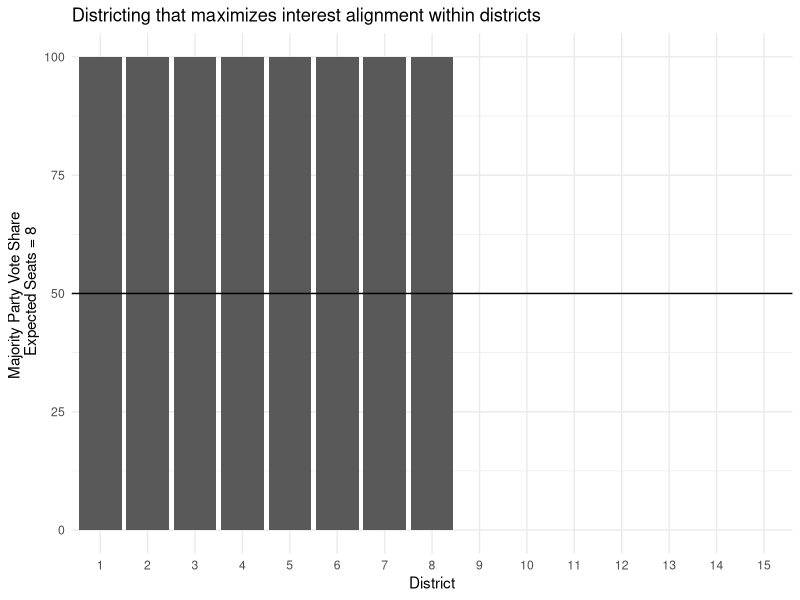
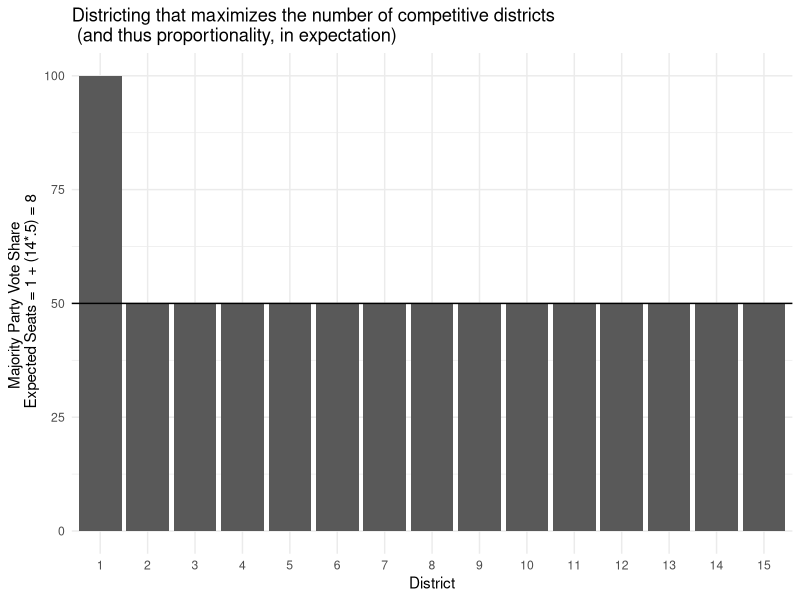
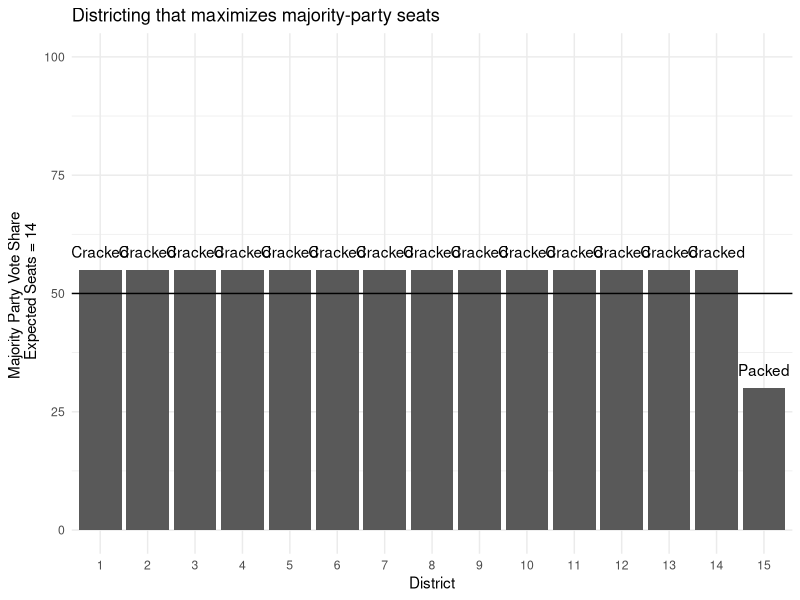
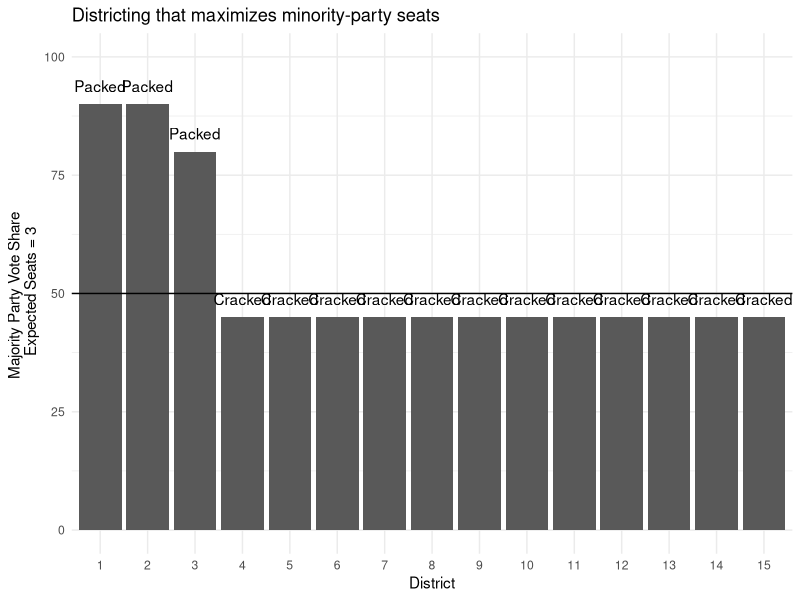
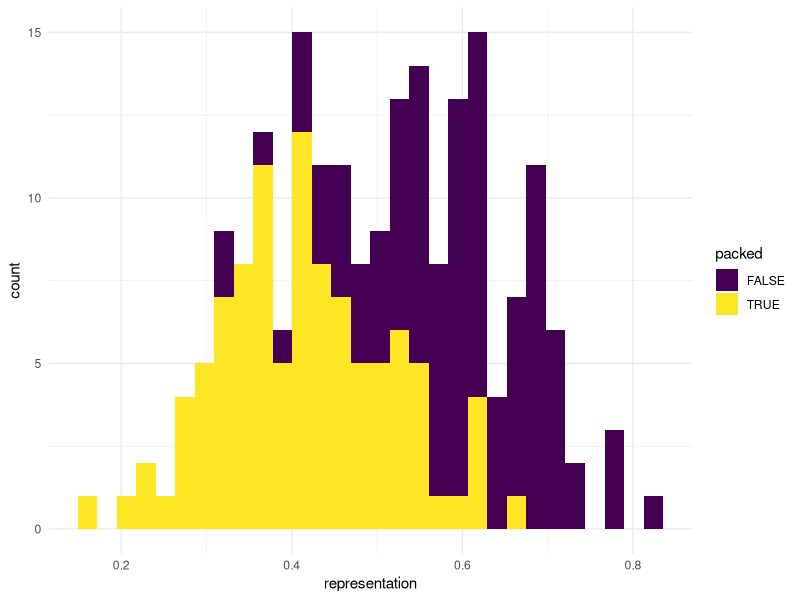
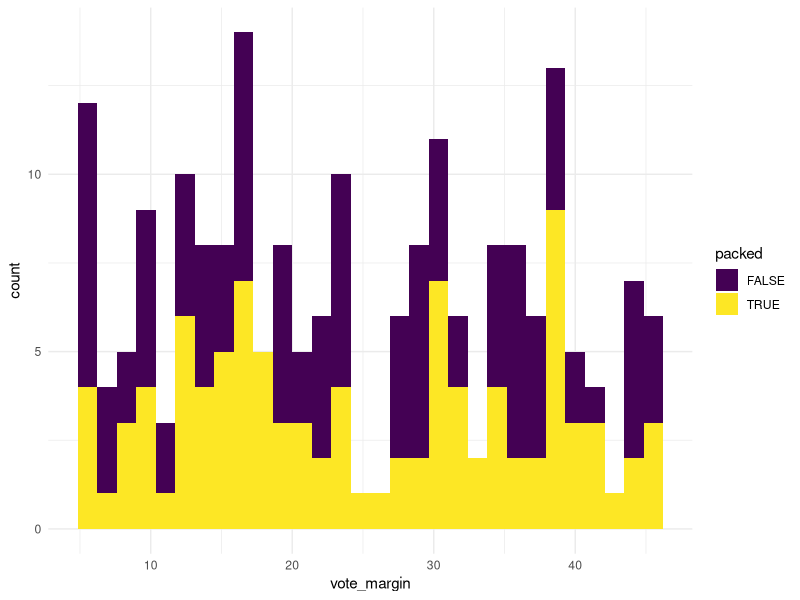
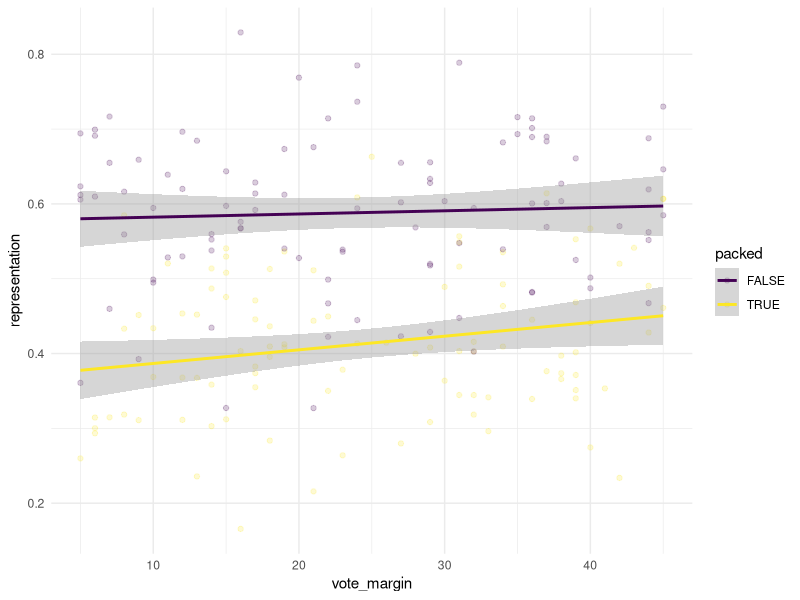
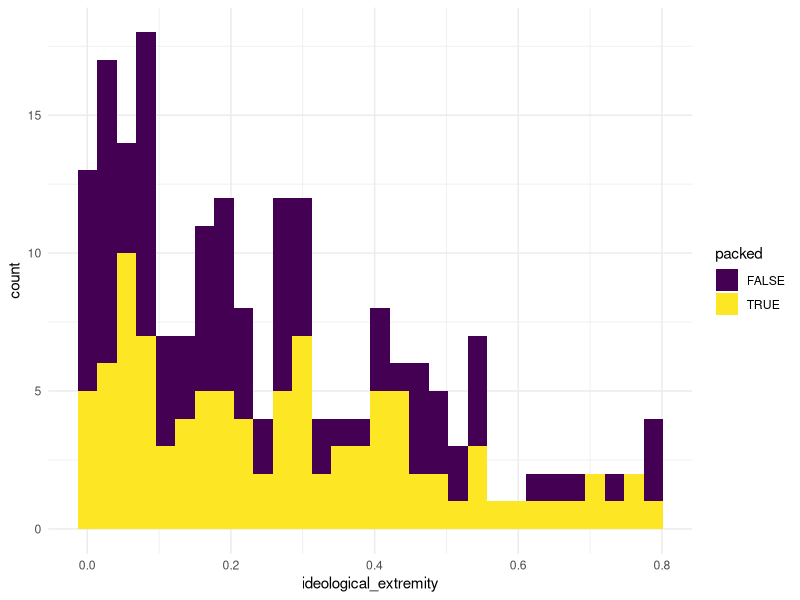

Recreate these plots in R, in order.
## ---- chunk 1
knitr::opts_chunk$set(echo = TRUE, 
                      cache = FALSE, 
                      fig.width=8.5, 
                      split = T,
                      fig.align = 'center', 
                      fig.path='figs/',
                      warning=FALSE, 
                      message=FALSE)


library(tidyverse)
library(magrittr)
library(knitr)
library(kableExtra)
library(here)
library(broom)

library(ggplot2); theme_set(theme_minimal())
  options(
    ggplot2.continuous.color = "viridis",
    ggplot2.continuous.fill = "viridis"
  )
  scale_color_discrete <- function(...)
    scale_color_viridis_d(...)
  scale_fill_discrete <- function(...)
    scale_fill_viridis_d(...)
  
kablebox <- . %>%  knitr::kable() %>% 
  kable_styling() %>% 
  scroll_box(height = "400px")
## ---- chunk 2
# imagined data maximizing interest coherence 
interest <- tibble(district = 1:15,
                   majority_party_vote = c(rep(100,8), 
                                      rep(0,7)) ) %>%
  mutate(minority_party_vote = 100-majority_party_vote)

# imagined data maximizing competitiveness
competitive <- tibble(district = 1:15,
                      majority_party_vote = c(100,
                                         rep(50,14)  )) %>%
  mutate(minority_party_vote = 100-majority_party_vote) 

# imagined data maximizing majority seats
majority <- tibble(district = factor(1:15),
                   majority_party_vote = c(rep(55,14), 
                                      rep(30,1)))%>%
  mutate(minority_party_vote = 100-majority_party_vote) 

# imagined data maximizing
minority <- tibble(district = factor(1:15),
                   minority_party_vote = c(rep(10,2),
                                           20,
                                           rep(55,12) ) ) %>%
  mutate(majority_party_vote = 100-minority_party_vote) 

dplot <- function(d){
ggplot(d) +
  aes(x = factor(district), 
      y = majority_party_vote) + 
  geom_col() + 
    geom_hline(yintercept = 50) +
    geom_text(aes(label = ifelse(majority_party_vote == 45 | minority_party_vote ==45,
                   "Cracked", NA)), 
               vjust = -1) +
        geom_text(aes(label = ifelse(majority_party_vote %in% c(10,20,30) | minority_party_vote %in% c(10,20,30),
                   "Packed", NA)), 
               vjust = -1) +
  scale_y_continuous(limits = c(0,100) ) +
    labs(x = "District")
}


dplot(interest) + 
  labs(title = "Districting that maximizes interest alignment within districts",
  y = str_c("Majority Party Vote Share \n Expected Seats = ", sum(interest$majority_party_vote>50)))

dplot(competitive) + 
  labs(title = "Districting that maximizes the number of competitive districts\n (and thus proportionality, in expectation)",
  y = str_c("Majority Party Vote Share \n Expected Seats = 1 + (14*.5) = 8"))

dplot(majority) + 
  labs(title = "Districting that maximizes majority-party seats",
  y = str_c("Majority Party Vote Share \n Expected Seats = ", sum(majority$majority_party_vote>50))) 

dplot(minority) + 
  labs(title = "Districting that maximizes minority-party seats",
  y = str_c("Majority Party Vote Share \n Expected Seats = ", sum(minority$majority_party_vote>50)))
## ---- chunk 3
packed <- tibble(packed = T, 
                 vote_margin = sample(seq(5,45, 1), 
                                      100, 
                                      replace = T),
                 representation = rnorm(100, 
                                        .4, 
                                        .1))

notpacked <- tibble(packed = F, 
                 vote_margin = sample(seq(5,45, 1), 
                                      100, 
                                      replace = T),
                 representation = rnorm(100, 
                                        .6, 
                                        .1))

d <- full_join(packed, notpacked) 

ggplot(d) + 
  aes(x = representation, 
      fill = packed) +
  geom_histogram()

ggplot(d) + 
  aes(x = vote_margin, 
      fill = packed) +
  geom_histogram()
## ---- chunk 4
ggplot(d) +
  aes(x = vote_margin, 
      y = representation, 
      color = packed) + 
  geom_point(alpha = .2) + 
  geom_smooth(method = "lm") + 
  scale_color_viridis_d()
## ---- chunk 5
## d %<>% mutate(ideological_extremity = ifelse(packed == 1,...))
d$ideological_extremity <- rbeta(200, 1, 3)

ggplot(d) + 
  aes(x = ideological_extremity, 
      fill = packed) +
  geom_histogram()
## ---- chunk 6
m2 <- lm(ideological_extremity ~ packed + vote_margin,
         data = d)  %>% 
  augment(se_fit = T)

ggplot(m2) +
  aes(x = vote_margin, 
      y = ideological_extremity, 
      color = packed,
      fill = packed ) + 
  geom_point(alpha = .2) + 
  geom_ribbon(aes(ymin = .fitted - .se.fit,
                  ymax = .fitted + .se.fit),
              alpha = .5,
              color = NA) + 
  geom_line(aes(y = .fitted)) + 
  scale_color_viridis_d()+ 
  scale_fill_viridis_d()
## ---- chunk 7
## use same sampe dist
d$cracked <- d$packed

d1 <- d %>% filter(vote_margin >= 5, 
                   vote_margin <= 10)

d1 %<>% group_by(cracked) %>% 
  mutate(mean = mean(ideological_extremity))


d1 %>% ggplot() +
  aes(x = vote_margin,
      y = ideological_extremity,
      color = cracked) + 
  geom_boxplot() +
  geom_point() + 
  facet_grid(. ~ cracked) + 
  #geom_line(aes(y = mean))+ 
  scale_color_viridis_d()

t.test(x = d1 %>% filter(cracked) %>%
         .$ideological_extremity,
       y = d1 %>% filter(!cracked) %>%
         .$ideological_extremity) 
## ---- chunk 8
## use same sample dist
d$black_representation <- d$representation

## draw percent black
d$percent_black <- rbeta(200, 1, 3)

ggplot(d) + 
  aes(x = percent_black, 
      fill = cracked) +
  geom_histogram()
## ---- chunk 9
m2 <- lm(black_representation ~ cracked*percent_black,
         data = d)  %>% 
  augment(se_fit = T)

ggplot(m2) +
  aes(x = percent_black, 
      y = black_representation, 
      color = cracked,
      fill = cracked ) + 
  geom_point(alpha = .2) + 
  geom_ribbon(aes(ymin = .fitted - .se.fit,
                  ymax = .fitted + .se.fit),
              alpha = .5,
              color = NA) + 
  geom_line(aes(y = .fitted)) + 
  scale_color_viridis_d()+ 
  scale_fill_viridis_d()
